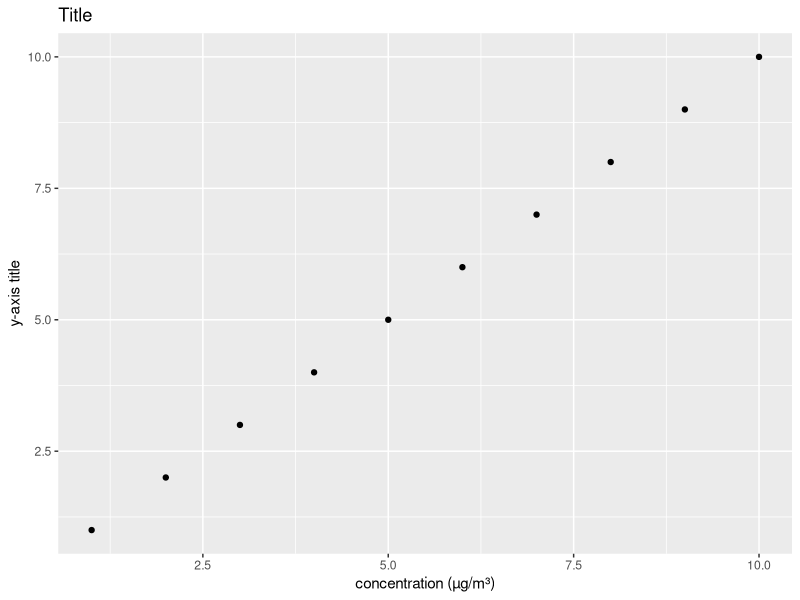

Generate this figure with R:
## ---- chunk 1
library(ggplot2)
library(knitr)

x<-1:10
y<-1:10
data<-data.frame(x,y)

ggplot(data,aes(x, y)) + 
  geom_point() + 
  labs(title="Title",
       x= "concentration (\u00b5g/m\u00b3)",    
       y= "y-axis title")
## ---- chunk 2
character<-c("degree","alpha","beta","mu","omega","squared","cubed","subscript number", "e accent aigu", "e accent grave")
output<-c("\u00b0","\u03b1", "\u03b2", "\u00b5","\u03a9", "\u00b2", "\u00b3","\u2082", "\u00e9", "\u00e8")
unicode<-c("u00b0","u03b1", "u03b2", "u00b2", "u03a9","u00b3", "u00b5","u208_ (replace with desired number)","u00e9", "u00e8")

table<-data.frame(character, output, unicode)
kable(table)
